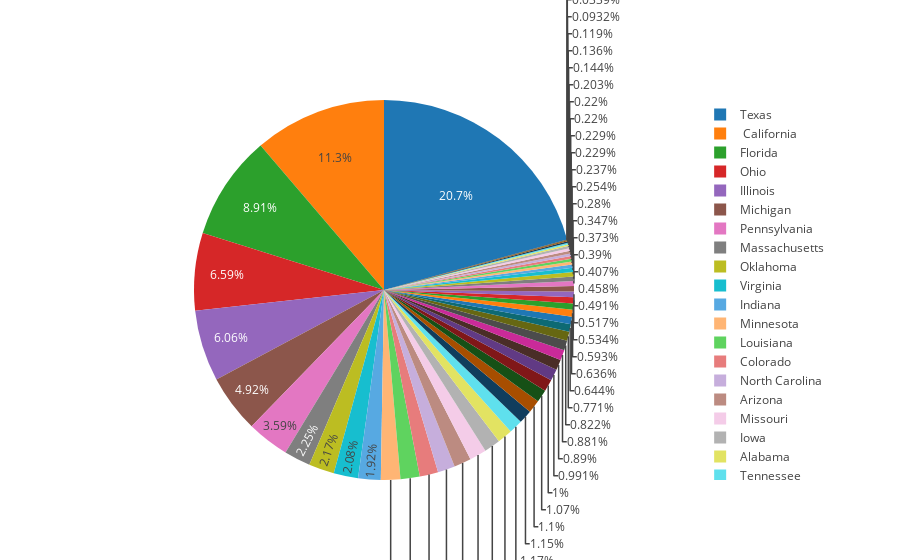

The notebook cell this image was saved under:
### Code cell
import plotly.graph_objs as go

labels = hhc_state['Name']
values = temp.values

trace = go.Pie(labels=labels, values=values)

plotly.offline.iplot([trace], filename='basic_pie_chart')

### Figure 1 — Plotly figure (JSON) as saved in the notebook; plotly's stock layout.template omitted (floating-point values rounded to 4 significant figures)
{"data": [{"labels": ["Alaska", "Alabama", "Arkansas", "Arizona", " California", "Colorado", "Connecticut", "District of Columbia", "Delaware", "Florida", "Georgia", "Guam", "Hawaii", "Iowa", "Idaho", "Illinois", "Indiana", "Kansas", "Kentucky", "Louisiana", "Massachusetts", "Maryland", "Maine", "Michigan", "Minnesota", "Missouri", "Northern Mariana Islands", "Mississippi", "Montana", "North Carolina", "North Dakota", "Nebraska", "New Hampshire", "New Jersey", "New Mexico", "Nevada", "New York", "Ohio", "Oklahoma", "Oregon", "Pennsylvania", "Puerto Rico", "Rhode Island", "South Carolina", "South Dakota", "Tennessee", "Texas", "Utah", "Virginia", "U.S. Virgin Islands", "Vermont", "Washington", "Wisconsin", "West Virginia", "Wyoming"], "type": "pie", "values": [0.001186, 0.0128, 0.01068, 0.01458, 0.1125, 0.01576, 0.007711, 0.002373, 0.002203, 0.08906, 0.008898, 0.000339, 0.001356, 0.01381, 0.003898, 0.06059, 0.01915, 0.009914, 0.008813, 0.01635, 0.02246, 0.004576, 0.002034, 0.04923, 0.01652, 0.01441, 0.0001695, 0.004067, 0.002288, 0.01466, 0.001441, 0.006355, 0.002542, 0.003728, 0.00644, 0.01102, 0.01152, 0.06593, 0.02169, 0.004915, 0.03593, 0.003474, 0.002288, 0.005932, 0.002796, 0.01169, 0.2072, 0.00822, 0.02076, 8.474e-05, 0.0009321, 0.005339, 0.009999, 0.005169, 0.002203]}], "layout": {}}
